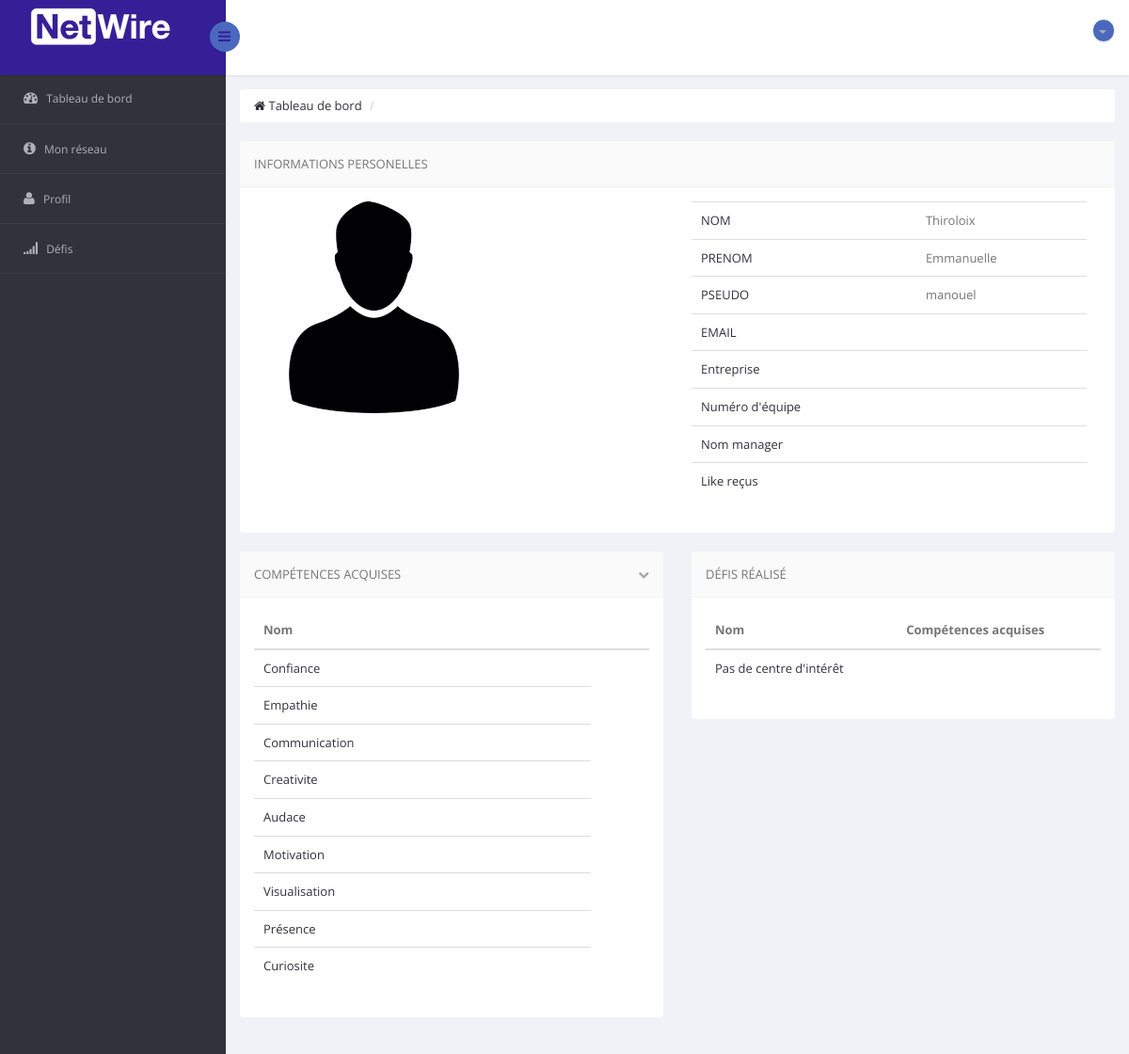
Page /profil_info.php?id=19 (signed in) on the committed database.
### tables this page shows
CREATE TABLE IF NOT EXISTS `informations` (
  `id` int(10) NOT NULL AUTO_INCREMENT,
  `likes_recus` int(11) NOT NULL,
  `likes_distrib` int(11) NOT NULL,
  `defis_realises` int(11) NOT NULL,
  `defis_en_cours` int(11) NOT NULL,
  `entreprise` text NOT NULL,
  `equipe` int(11) NOT NULL,
  `type` enum('utilisateur','administrateur','manager') NOT NULL,
  `prenom` text NOT NULL,
  `nom` text NOT NULL,
  `competences` set('Optimisme','Confiance','Sociabilite','Empathie','Communication','Efficacite','Gestion_du_stress','Creativite','Audace','Motivation','Visualisation','Présence','Adaptabilite','Curiosite','Disponibilite') NOT NULL,
  `photo` varchar(100) NOT NULL DEFAULT 'user.png',
  `username` varchar(10) NOT NULL,
  `password` varchar(30) NOT NULL,
  `competences_acquises` set('Optimisme','Confiance','Sociabilite','Empathie','Communication','Efficacite','Gestion_du_stress','Creativite','Audace','Motivation','Visualisation','Présence','Adaptabilite','Curiosite','Disponibilite') NOT NULL,
  PRIMARY KEY (`id`)
);

### profil_info.php (the view, shortened to what this page needs)
<?php
include("include/header.inc.php");
include("include/menu_haut.inc.php");
include("include/menu_gauche.inc.php");
$id=$_GET['id'];
require_once 'include/db.php';
$req=$pdo->prepare('SELECT * FROM informations WHERE id = ?');
      $req->execute([$id]);
      $mec=$req->fetch();
?>
  <body>
    <section id="main-content">
        <section class="wrapper">
        <div class="row">
                <div class="col-md-12">
                    <ul class="breadcrumb">
                        <li><a href="tableau_de_bord.php"><i class="fa fa-home"></i> Tableau de bord</a></li>
                        <li class="active"></li>
                    </ul>
                </div>
            </div>
            <div class="row">
              <div class="col-lg-12">
                <section class="panel">
                  <header class="panel-heading">
                    Informations personelles
                  </header>
                  <div class="panel-body">
                    <div class="col-lg-6">
                        <table class="table">
                            <tr>
                                  <img src=<?php echo("images/".$mec->photo)?> alt="">
                                  <br>
                                  <br>
                            </tr>
                        </table>
                    </div>
                    <div class="col-lg-6">
                        <table class="table">
                            <tr>
                                <td><a href="#">NOM</a></td>
                                <td>
                                    <?php echo($mec->nom)?>
                                </td>
                            </tr>
                            <tr>
                                <td><a href="#">PRENOM</a></td>
                                <td>
                                    <?php echo($mec->prenom)?>
                                </td>
                            </tr>
                            <tr>
                                <td><a href="#">PSEUDO</a></td>
                                <td><?php echo($mec->username)?>
                                </td>
                            </tr>
                            <tr>
                                <td><a href="#">EMAIL</a></td>
                                <td><?php echo($mec->email)?>
                                </td>
                            </tr>
                            <tr>
                                <td><a href="#">Entreprise</a></td>
                                <td><?php echo($mec->entreprise)?>
                                </td>
                            </tr>
                            <tr>
                                <td><a href="#">Numéro d'équipe</a></td>
                                <td><?php echo($mec->équipe)?>
                                </td>
                            </tr>
                            <tr>
                                <td><a href="#">Nom manager</a></td>
                                <td><?php echo($mec->manager)?>
                                </td>
                            </tr>
                            <tr>
                                <td><a href="#">Like reçus</a></td>
                                <td><?php echo($mec->likes_reçus)?>
                                </td>
                            </tr>
                        </table>
                    </div>
                </div>
                 </section>
              </div>
            <div class="col-lg-6">
                <section class="panel">
                    <header class="panel-heading">
                        Compétences Acquises
                        <span class="tools pull-right">
                            <a href="javascript:;" class="fa fa-chevron-down"></a>
                         </span>
                    </header>
                    <div class="panel-body">
                        <table class="table  table-hover general-table">
                            <thead>
                            <tr>
                                <th> Nom</th>                                <th></th>
                            </tr>
                            </thead>
                            <tbody>
                                    <?php $competences=$mec->competences;
                                    $comp=explode(",", $competences);
                                     if(!empty($competences)){
                                     foreach($comp as $c): ?>
                                       <tr>
                                       <td><a ><?php echo $c; ?></a></td>
                                        </tr>
                                    <?php endforeach;
                                    }
                                    else{?>
                                    <tr>
                                       <td><a >Pas de compétences</a></td>
                                        </tr>
                                    <?php }?>
                                </tbody>
                        </table>
                    </div>
                </section>
            </div>
    <div class="col-lg-6">
                <section class="panel">
                    <header class="panel-heading">
                        Défis réalisé
                    </header>
                    <div class="panel-body">
                        <table class="table  table-hover general-table">
                            <thead>
                            <tr>
                                <th> Nom</th>                                <th>Compétences acquises</th>
                            </tr>
                            </thead>
                           <tbody>
                                    <?php $interets=$mec->interets;
                                    $int=explode(",", $interets);
                                     if(!empty($interets)){
                                     foreach($int as $c): ?>
                                       <tr>
                                       <td><a ><?php echo $c; ?></a></td>
                                        </tr>
                                    <?php endforeach;
                                    }
                                    else{?>
                                    <tr>
                                       <td><a >Pas de centre d'intérêt</a></td>
                                        </tr>
                                    <?php }?>
                            </tbody>
                        </table>
                    </div>
                </section>
            </div>
        </section>
    </section>
</section>
  </body>
</html>

### include/header.inc.php (shortened to what this page needs)
<!DOCTYPE html>
<html lang="en">
<head>
    <link href="css/bootstrap.min.css" rel="stylesheet">
    <link href="css/bootstrap-reset.css" rel="stylesheet">
    <link href="css/font-awesome/css/font-awesome.min.css" rel="stylesheet" />
    <link href="css/style.css" rel="stylesheet">
    <link href="css/style-responsive.css" rel="stylesheet" />
</head>

### include/menu_haut.inc.php (shortened to what this page needs)
<section id="container" >
<header class="header fixed-top clearfix">
<div class="brand">
      <a href="tableau_de_bord.php" class="logo">
      <img src="images/logo1.png" alt="">
    </a>
    <div class="sidebar-toggle-box">
        <div class="fa fa-bars"></div>
    </div>
</div>
<div class="top-nav clearfix">
    <ul class="nav pull-right top-menu">
        <li class="dropdown">
            <a data-toggle="dropdown" class="dropdown-toggle" href="modification_information.php">
                <b class="caret"></b>
            </a>
        </li>
    </ul>
</div>
</header>

### include/menu_gauche.inc.php (shortened to what this page needs)
<?php
      $page = $_SERVER['REQUEST_URI'];
      $page = str_replace("/projet-ppe/", "",$page);
?>
<aside>
    <div id="sidebar" class="nav-collapse">
                    <div class="leftside-navigation">
            <ul class="sidebar-menu" id="nav-accordion">
            <li>
                <a href="tableau_de_bord.php" <?php if($page == "tableau_de_bord.php" ){echo 'class="active"';} ?>>
                    <i class="fa fa-dashboard"></i>
                    <span>Tableau de bord</span>
                </a>
            </li>
            <li class="sub-menu">
                <a href="liste_connexion.php" <?php if($page == "liste_connexion.php"){echo 'class="active"';} ?>>
                    <i class="fa fa-info-circle"></i>
                    <span>Mon réseau</span>
                </a>
            </li>
            <li class="sub-menu">
                <a href="javascript:;" <?php if($page == "modification_information.php" || $page=="formation.php" || $page=="experience.php"){echo 'class="active"';} ?>>
                    <i class="fa fa-user"></i>
                    <span>Profil</span>
                </a>
            </li>
            <li class="sub-menu">
                <a href="javascript:;" <?php if($page == "defis_en_cours.php" || $page=="defis_en_attente.php" || $page=="defis_realises.php"){echo 'class="active"';} ?>>
                    <i class="fa fa-signal"></i>
                    <span>Défis</span>
                </a>
            </li>
        </ul></div>
    </div>
</aside>

### rows in the picture
informations: photo (placeholder picture), nom "Thiroloix", prenom "Emmanuelle", username "manouel", competences "Confiance", competences "Empathie", competences "Communication", competences "Creativite", competences "Audace", competences "Motivation", competences "Visualisation", competences "Présence", competences "Curiosite"
